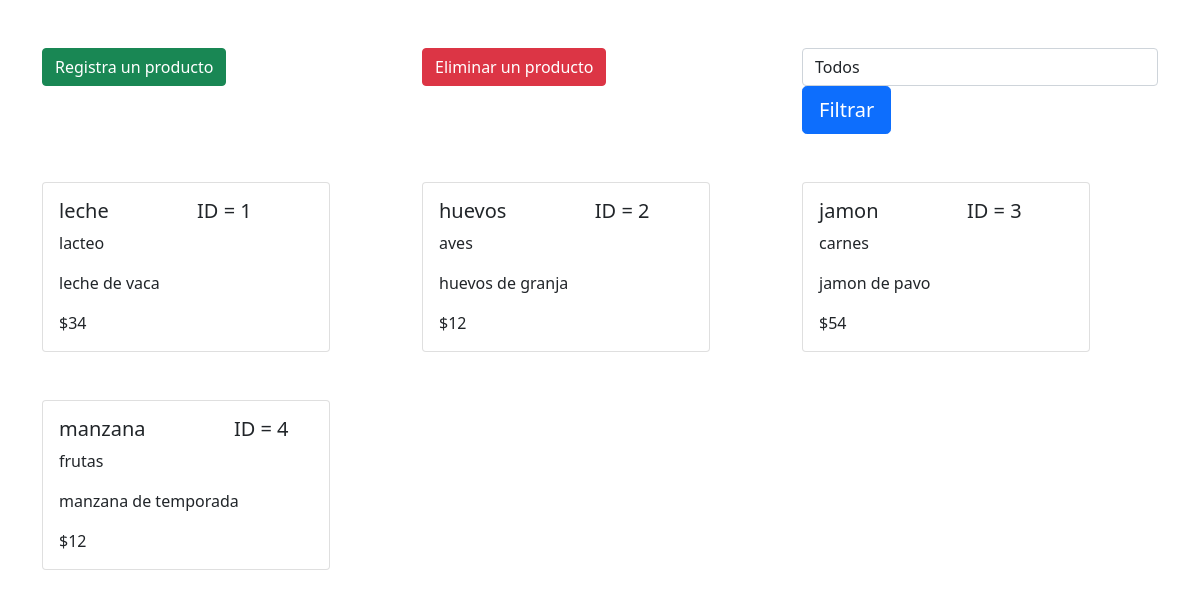
/view/producto.view.php, run on the app's committed database.
### tables this page shows
CREATE TABLE `t_productos` (
  `id` int NOT NULL AUTO_INCREMENT,
  `nombre` varchar(45) NOT NULL,
  `descripcion` varchar(45) NOT NULL,
  `categoria` varchar(45) NOT NULL,
  `presio` varchar(45) NOT NULL,
  PRIMARY KEY (`id`)
);

### app/config/Conexion.php (called while the page is built, shortened)
<?php
    class Conexion{
        private static $conexion;
        private static function abrir_conexion(){
            if(!isset(self::$conexion)){
                try{
                    self::$conexion = new PDO('mysql:host='.SERVER.';dbname='.DB,USER,PASS);
                    self::$conexion->exec('SET CHARACTER SET utf8');
                    return self::$conexion;
                }catch(PDOException $e){
                    echo "Error en la conexion".$e;
                    die();
                }
            }else{
                return self::$conexion;
            }
        }
        public static function obtener_conexion(){
            $conexion = self::abrir_conexion();
            return $conexion;
        }
    }
?>

### app/config/ORM.php (called while the page is built, shortened)
<?php
    class ORM{
        protected $tabla;
        private $query;
        function __construct(){
            $this->atributos = $this->atributos_tabla();
        }
        private function atributos_tabla(){
            try{
                $consulta = Conexion::obtener_conexion()->prepare("DESCRIBE $this->tabla");
                $consulta->execute();
                $campos = $consulta->fetchAll(PDO::FETCH_ASSOC);
                $atributos = [];
                foreach($campos as $campo){
                    array_push($atributos,$campo['Field']);
                }
                return $atributos;
            }catch (\Exception $e) {
                return ["error" => $e->getMessage()];
            }
        }
        public function all(){
            try{
                $queryFinal = $this->query;
                $consulta = Conexion::obtener_conexion()->prepare($queryFinal);
                if($consulta->execute()){
                    $data = $consulta->fetchAll(PDO::FETCH_ASSOC);
                }else{
                    $data = [];
                }
                return $data;
            }catch (\Exception $e) {
                return ["error" => $e->getMessage()];
            }
        }
        public function consulta($seleccion = ['*']){
            try{
                $seleccion = implode(',',$seleccion);
                $this->query = "SELECT $seleccion FROM $this->tabla";
                return  $this;
            }catch (\Exception $e) {
                return ["error" => $e->getMessage()];
            }
        }
    }
?>

### app/controller/Productos.php (called while the page is built, shortened)
<?php
    class Productos{
        public static function consulta_dato($filtro = ''){
            $comsulta = new TablaProductos();
            $result = $comsulta->consulta()->all();
            return $result;
        }
    }
?>

### view/producto.view.php (the view, shortened to what this page needs)
<!doctype html>
<html lang="en">
<head>
    <link href="https://cdn.jsdelivr.net/npm/bootstrap@5.0.1/dist/css/bootstrap.min.css" rel="stylesheet">
</head>
<body>
    <div class="container">
        <div class="row">
            <div class="col mt-5">
                <a href="/productoRe" class="btn btn-success">Registra un producto</a>
            </div>
            <div class="col mt-5">
                <a href="/eliminar" class="btn btn-danger">Eliminar un producto</a>
            </div>
            <div class="col mt-5">
            <form role="form" action="/filtro" method="post" novalidate>
                <select name="categoria" id="categoria" class="form-control" tabindex="2">
                    <option value="*">Todos</option>
                </select>
                <input type="submit" value="Filtrar" class="btn btn-primary btn-block btn-lg">
             </form>
            </div>
        </div>
        <div class="row">
            <?php
            $productoController = new Productos();
            $resultados = $productoController->consulta_dato();
            foreach ($resultados as $producto) {
                echo '<div class="col-md-4 mt-5">';
                echo '<div class="card" style="width: 18rem;">';
                echo '<div class="card-body">';
                echo '<h5 class="card-title">' . $producto['nombre'] . ' &nbsp&nbsp&nbsp&nbsp&nbsp&nbsp&nbsp&nbsp&nbsp&nbsp&nbsp&nbsp &nbsp&nbsp ID = ' . $producto['id'] . '</h5>';
                echo '<p class="card-text">' . $producto['categoria'] . '</p>';
                echo '<p class="card-text">' . $producto['descripcion'] . '</p>';
                echo '<p class="card-text">$' . $producto['presio'] . '</p>';
                echo '</div>';
                echo '</div>';
                echo '</div>';
            }
            ?>
        </div>
    </div>
</body>
</html>

### data on the page
t_productos: nombre "leche", id "1", categoria "lacteo", descripcion "leche de vaca", presio "34"
t_productos: nombre "huevos", id "2", categoria "aves", descripcion "huevos de granja", presio "12"
t_productos: nombre "jamon", id "3", categoria "carnes", descripcion "jamon de pavo", presio "54"
t_productos: nombre "manzana", id "4", categoria "frutas", descripcion "manzana de temporada", presio "12"
